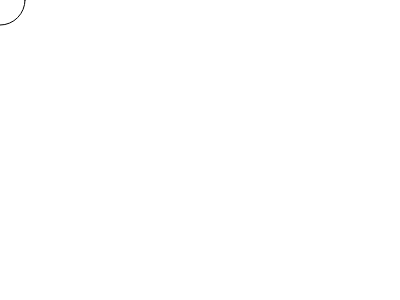
Frame 1 (no input)
Frame 60 (no input): identical to frame 1, image omitted
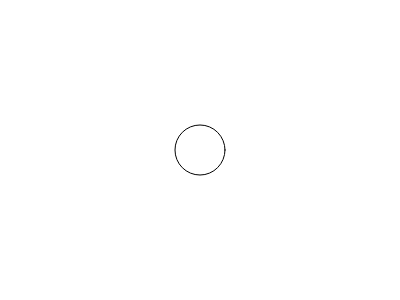
Frame 120 (the mouse pressed at the canvas centre since frame 60)

The p5.js sketch that drew these frames (run headless with seeded random() and noise() and a simulated clock; from frame 60 on, the mouse is pressed at the canvas centre):

// p5.js sketch
// ── sketch.js

function setup()
{
  createCanvas(400, 300); 
  
}

function draw()
{ 
clear()
  ellipse(mouseX,mouseY,50,50);
   
}
